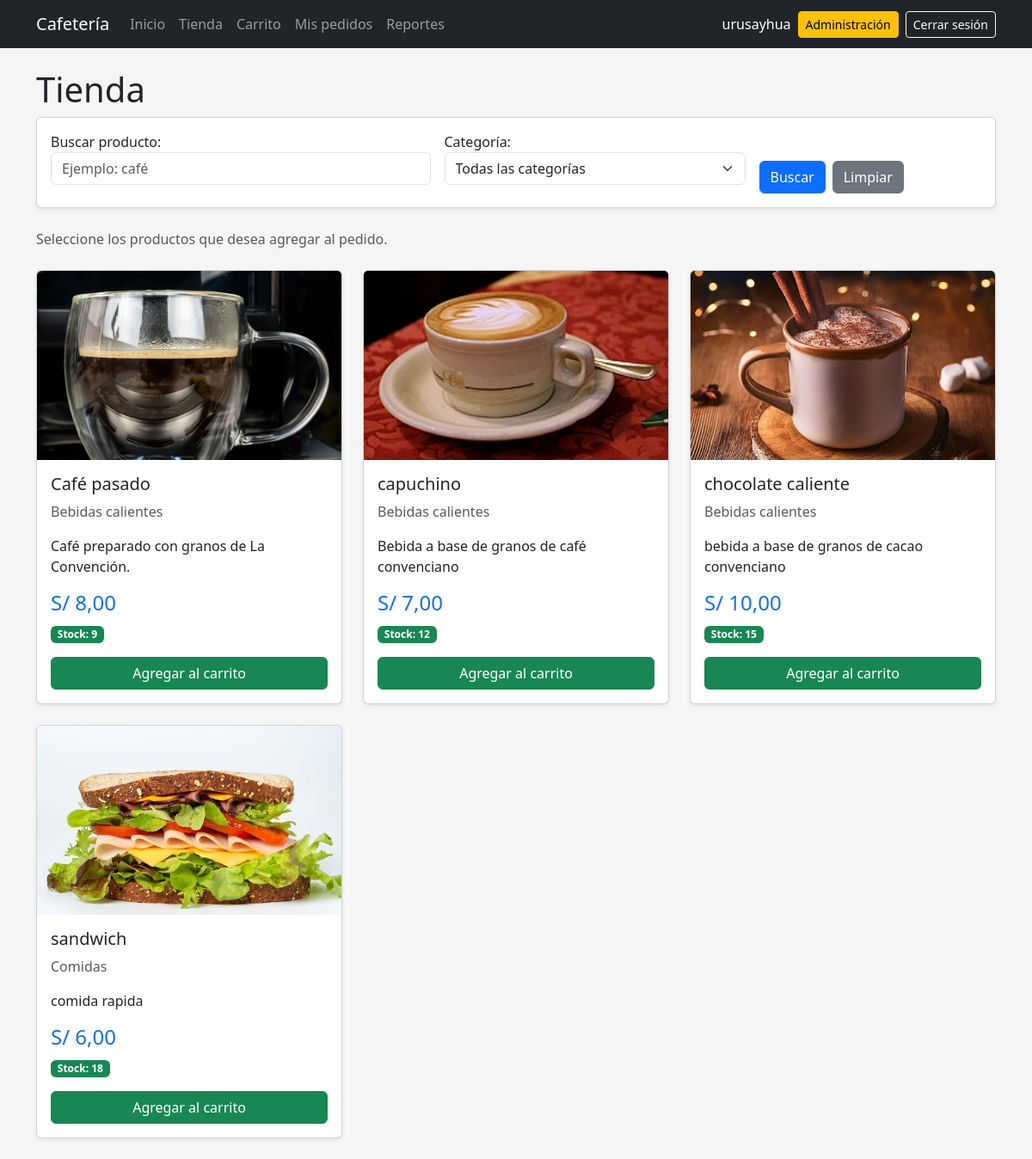
Before: /tienda/ (signed in) with the older database file.
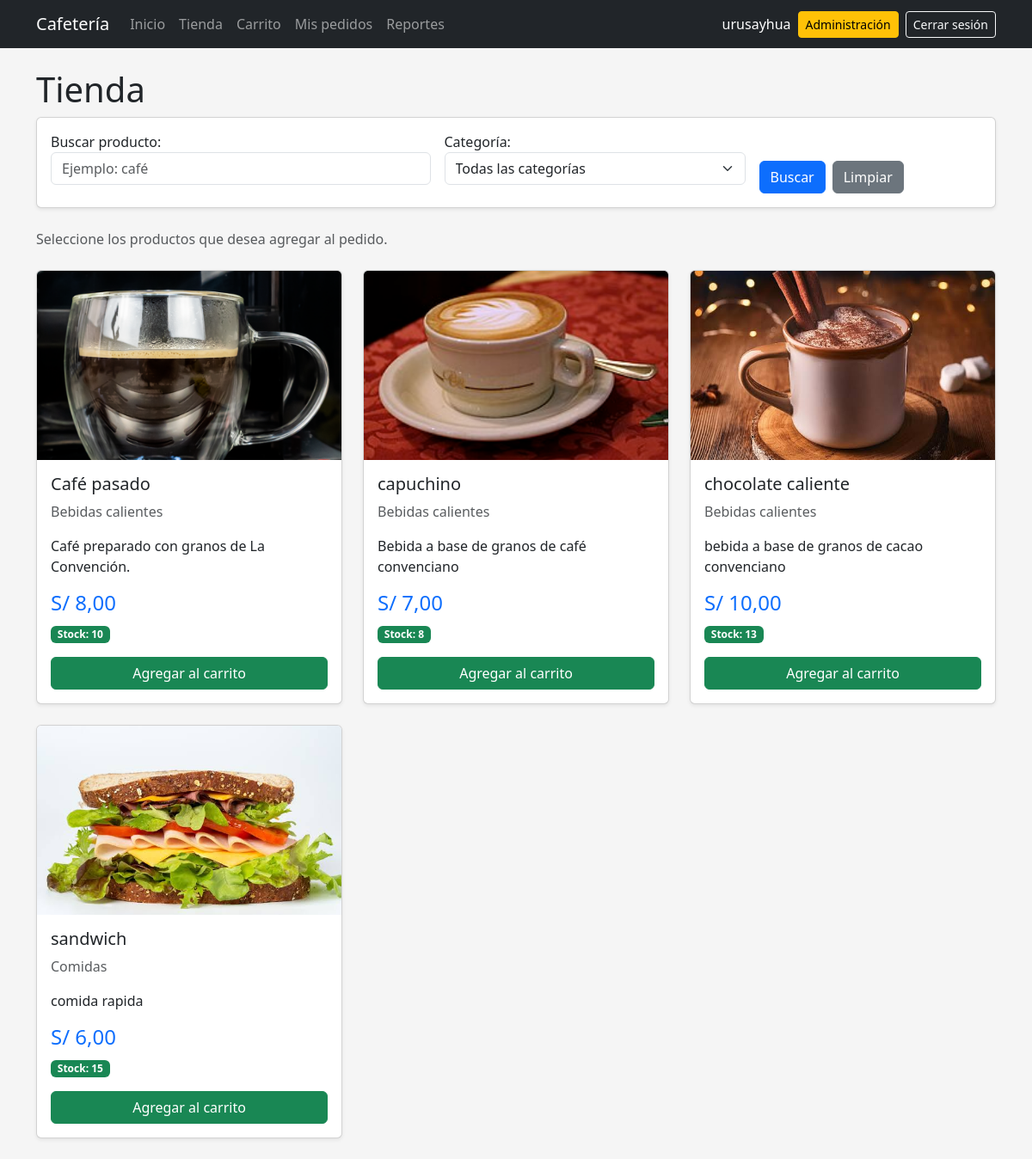
After: the same page with the newer database file.
### pedidos/models.py (models this page shows, shortened)
class Producto(models.Model):
    nombre = models.CharField(max_length=100)
    descripcion = models.TextField(blank=True)
    categoria = models.ForeignKey(
        Categoria,
        on_delete=models.SET_NULL,
        null=True,
        blank=True,
        related_name="productos",
    )
    precio = models.DecimalField(
        max_digits=8,
        decimal_places=2,
    )
    stock = models.PositiveIntegerField(default=0)
    imagen = models.ImageField(
        upload_to="productos/",
        blank=True,
    )
    activo = models.BooleanField(default=True)
    class Meta:
        ordering = ["nombre"]

class Categoria(models.Model):
    nombre = models.CharField(max_length=100)
    descripcion = models.TextField(blank=True)
    activo = models.BooleanField(default=True)
    def __str__(self):
        return self.nombre
    class Meta:
        verbose_name = "Categoría"
        verbose_name_plural = "Categorías"
        ordering = ["nombre"]

### pedidos/views.py (the view, shortened to what this page needs)
@login_required
def tienda(request):
    productos = (
        Producto.objects
        .filter(
            activo=True
        )
        .select_related(
            "categoria"
        )
        .order_by(
            "nombre"
        )
    )
    form = ProductoFiltroForm(
        request.GET or None
    )
    return render(
        request,
        "tienda/lista.html",
        {
            "productos": productos,
            "form": form,
        },
    )

### pedidos/forms.py
class ProductoFiltroForm(forms.Form):
    busqueda = forms.CharField(
        required=False,
        label="Buscar producto",
        widget=forms.TextInput(
            attrs={
                "class": "form-control",
                "placeholder": "Ejemplo: café",
            }
        ),
    )
    categoria = forms.ModelChoiceField(
        required=False,
        queryset=Categoria.objects.filter(
            activo=True
        ).order_by("nombre"),
        empty_label="Todas las categorías",
        label="Categoría",
        widget=forms.Select(
            attrs={
                "class": "form-select",
            }
        ),
    )

### pedidos/templates/tienda/lista.html (shortened to what this page needs)
{% extends "base.html" %}
{% block content %}
<div class="mb-4">
    <h1>
        Tienda
    </h1>
<div class="card mb-4 shadow-sm">
    <div class="card-body">
        <form method="get">
            <div class="row g-3 align-items-end">
                <div class="col-md-5">
                    {{ form.busqueda.label_tag }}
                    {{ form.busqueda }}
                </div>
                <div class="col-md-4">
                    {{ form.categoria.label_tag }}
                    {{ form.categoria }}
                </div>
                <div class="col-md-3">
                    <div class="d-flex gap-2">
                        <button
                            type="submit"
                            class="btn btn-primary"
                        >
                            Buscar
                        </button>
                        <a
                            href="{% url 'tienda' %}"
                            class="btn btn-secondary"
                        >
                            Limpiar
                        </a>
                    </div>
                </div>
            </div>
        </form>
    </div>
</div>
    <p class="text-muted">
        Seleccione los productos
        que desea agregar al pedido.
    </p>
</div>
<div class="row g-4">
{% for producto in productos %}
<div class="col-md-6 col-lg-4">
    <div class="card h-100 shadow-sm">
        {% if producto.imagen %}
        <img
            src="{{ producto.imagen.url }}"
            class="card-img-top producto-imagen"
            alt="{{ producto.nombre }}"
        >
        {% else %}
        <div class="producto-sin-imagen">
            Sin imagen
        </div>
        {% endif %}
        <div class="card-body">
            <h5 class="card-title">
                {{ producto.nombre }}
            </h5>
            <p class="text-muted">
                {% if producto.categoria %}
                    {{ producto.categoria.nombre }}
                {% else %}
                    Sin categoría
                {% endif %}
            </p>
            <p>
                {{ producto.descripcion }}
            </p>
            <h4 class="text-primary">
                S/ {{ producto.precio }}
            </h4>
            {% if producto.stock > 0 %}
            <p>
                <span class="badge text-bg-success">
                    Stock:
                    {{ producto.stock }}
                </span>
            </p>
            <form
                method="post"
                action="{% url 'agregar_producto' producto.id %}"
            >
                <button
                    type="submit"
                    class="btn btn-success w-100"
                >
                    Agregar al carrito
                </button>
            </form>
            {% endif %}
        </div>
    </div>
</div>
{% empty %}
<div class="col-12">
    <div class="alert alert-info">
        No existen productos disponibles.
    </div>
</div>
{% endfor %}
</div>
{% endblock %}

### pedidos/templates/base.html (shortened to what this page needs)
{% load static %}
<!DOCTYPE html>
<html lang="es">
<head>
    <link
        href="https://cdn.jsdelivr.net/npm/bootstrap@5.3.3/dist/css/bootstrap.min.css"
        rel="stylesheet"
    >
    <link
        rel="stylesheet"
        href="{% static 'css/base.css' %}"
    >
</head>
<body>
{% if user.is_authenticated %}
<nav
    class="navbar navbar-expand-lg bg-dark"
    data-bs-theme="dark"
>
    <div class="container">
        <a
            class="navbar-brand"
            href="{% url 'inicio' %}"
        >
            Cafetería
        </a>
        <div
            class="collapse navbar-collapse"
            id="menuPrincipal"
        >
            <div class="navbar-nav me-auto">
                <a
                    class="nav-link"
                    href="{% url 'inicio' %}"
                >
                    Inicio
                </a>
                <a
                    class="nav-link"
                    href="{% url 'tienda' %}"
                >
                    Tienda
                </a>
                <a
                    class="nav-link"
                    href="{% url 'ver_carrito' %}"
                >
                    Carrito
                </a>
                <a
                    class="nav-link"
                    href="{% url 'mis_pedidos' %}"
                >
                    Mis pedidos
                </a>
                {% if user.is_staff %}
                <a
                    class="nav-link"
                    href="{% url 'reportes' %}"
                >
                    Reportes
                </a>
                {% endif %}
            </div>
            <div
                class="d-flex align-items-center gap-2"
            >
                <span
                    class="navbar-text text-white"
                >
                    {{ user.username }}
                </span>
                {% if user.is_staff %}
                <a
                    href="{% url 'admin:index' %}"
                    class="btn btn-warning btn-sm"
                >
                    Administración
                </a>
                {% endif %}
                <form
                    method="post"
                    action="{% url 'logout' %}"
                    class="m-0"
                >
                    <button
                        type="submit"
                        class="btn btn-outline-light btn-sm"
                    >
                        Cerrar sesión
                    </button>
                </form>
            </div>
        </div>
    </div>
</nav>
{% endif %}
<main class="container py-4">
    {% block content %}
    {% endblock %}
</main>
</body>
</html>

### static/css/base.css (style rules this page uses)
body { background-color: #f4f4f4; }
form input, form select, form textarea { width: 100%; padding: 8px; margin-bottom: 10px; }
.navbar form { width: auto; }
.navbar form button { width: auto; }
body { background-color: #f5f5f5; }
.producto-imagen { height: 220px; object-fit: cover; }
.card { transition: transform 0.2s; }

Changed rows visible on the page:
changed Producto "Café pasado": stock "9" → "10"
changed Producto "capuchino": stock "12" → "8"
changed Producto "chocolate caliente": stock "15" → "13"
changed Producto "sandwich": stock "18" → "15"
